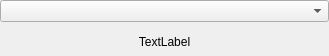
<?xml version="1.0" encoding="UTF-8"?>
<ui version="4.0">
 <class>Form</class>
 <widget class="QWidget" name="Form">
  <property name="geometry">
   <rect>
    <x>0</x>
    <y>0</y>
    <width>329</width>
    <height>56</height>
   </rect>
  </property>
  <property name="windowTitle">
   <string>Form</string>
  </property>
  <layout class="QVBoxLayout" name="verticalLayout">
   <property name="margin">
    <number>0</number>
   </property>
   <item>
    <widget class="QComboBox" name="comboBox"/>
   </item>
   <item>
    <widget class="QLabel" name="label">
     <property name="text">
      <string>TextLabel</string>
     </property>
     <property name="alignment">
      <set>Qt::AlignCenter</set>
     </property>
    </widget>
   </item>
  </layout>
 </widget>
 <resources/>
 <connections/>
</ui>
